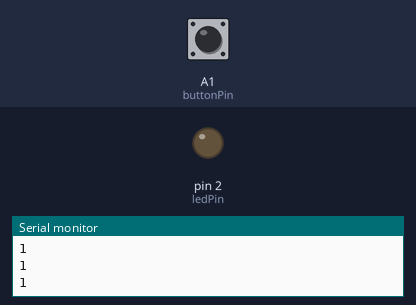
The sketch below on a simulated Arduino Uno, built with avr-gcc and run on an emulated ATmega328P. On the bench: output pins drawn as LEDs (lit = HIGH), the last lines printed to the serial monitor. Inputs (shaded band) come from the test bench; at power-on: A1 (buttonPin) HIGH.

Above: at 1.6 s.
1.7 s: A1 (buttonPin) pulled LOW for 0.5 s
At 2.6 s:
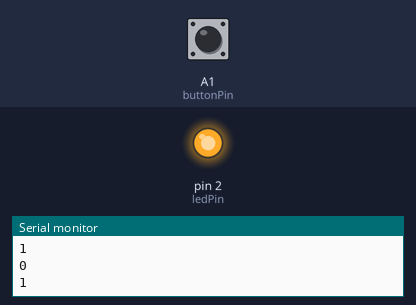
4.3 s: A1 (buttonPin) pulled LOW for 1 s
At 6.4 s:
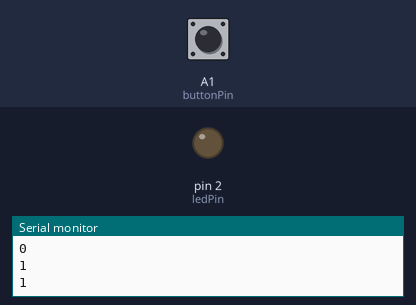
7.5 s: A1 (buttonPin) pulled LOW for 3.2 s
At 9.2 s:
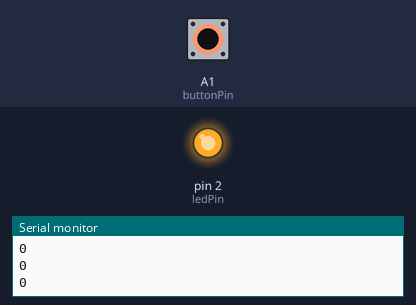
Timing chart, 0 to 12.7 s (numbered marks = the images above; inputs shaded):
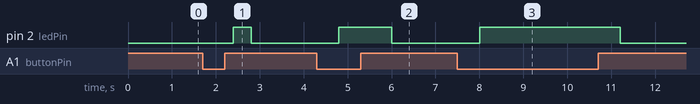

Measured:
- after the input at 1.7 s, pin 2 (ledPin): LOW → HIGH after 0.70 s, → LOW 0.40 s later
- after the input at 4.3 s, pin 2 (ledPin): LOW → HIGH after 0.50 s, → LOW 1.2 s later
- after the input at 7.5 s, pin 2 (ledPin): LOW → HIGH after 0.50 s, → LOW 3.2 s later

The sketch:

Fur_Elise_Alarm.ino
```cpp
int buttonPin = A1;
int ledPin = 2;
int buttonRead;


void setup() {
  // put your setup code here, to run once:
  pinMode(buttonPin, INPUT);
  pinMode(ledPin, OUTPUT);
  Serial.begin(9600);
}

void loop() {
  // put your main code here, to run repeatedly:
  buttonRead = digitalRead(buttonPin);
  Serial.println(buttonRead);
  delay(400);
  if (buttonRead == 0){
  digitalWrite(ledPin, 1);
  } else { digitalWrite(ledPin, 0);}
  }
```
